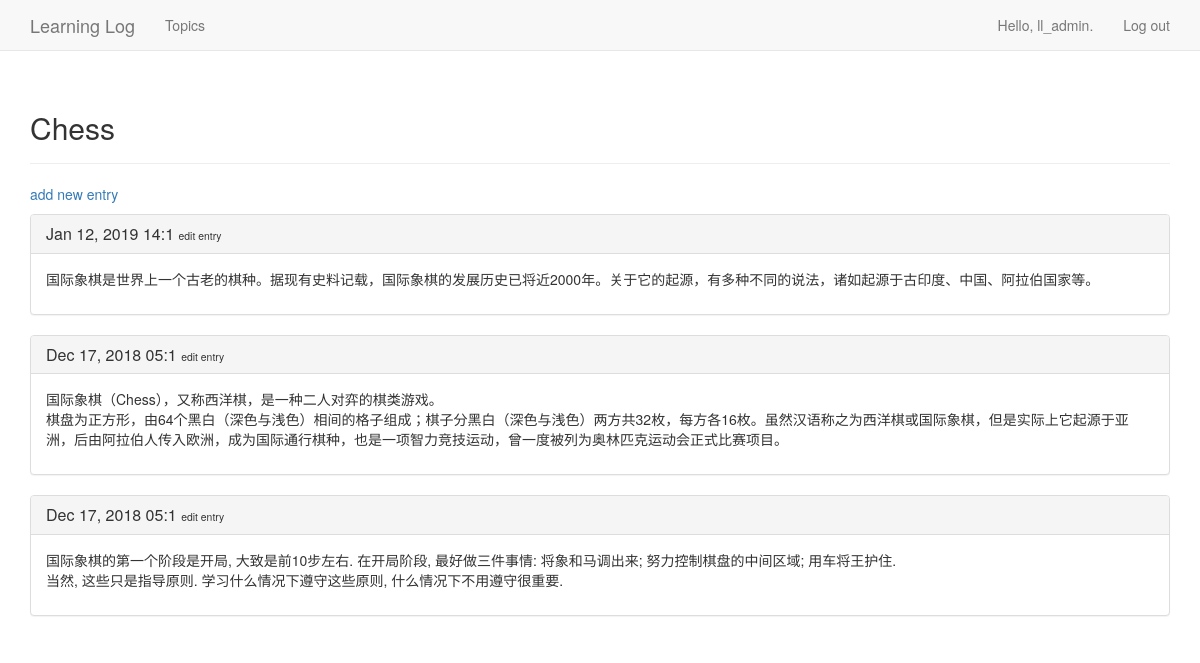
The page /topics/1/ (signed in) on the database its author committed.
### learning_logs/models.py (models this page shows, shortened)
class Topic(models.Model):
    text = models.CharField(max_length=200)
    date_added = models.DateTimeField(auto_now_add=True)
    owner = models.ForeignKey(User)
    def __str__(self):
        return self.text

class Entry(models.Model):
    topic = models.ForeignKey(Topic, on_delete=models.CASCADE)
    text = models.TextField()
    date_added = models.DateTimeField(auto_now_add=True)
    class Meta:
        verbose_name_plural = 'entries'

### learning_logs/views.py (the view)
# urls.py: url(r'^topics/(?P<topic_id>\d+)/$', views.topic, name='topic'),
@login_required
def topic(request, topic_id):
    topic = Topic.objects.get(id=topic_id)
    if topic.owner != request.user:
        raise Http404
    entries = topic.entry_set.order_by('-date_added')
    context = {'topic':topic, 'entries':entries}
    return render(request, 'learning_logs/topic.html', context)

### learning_logs/templates/learning_logs/topic.html
{% extends 'learning_logs/base.html' %}
{% block header %}
  <h2>{{ topic }}</h2>
{% endblock header %}
{% block content %}
  <p>
    <a href="{% url 'learning_logs:new_entry' topic.id %}">add new entry</a>
  </p>
  {% for entry in entries %}
    <div class="panel panel-default">
        <div class="panel-heading">
          <h3 class="panel-title">
            {{ entry.date_added|date:'M d, Y H:1' }}
            <small>
              <a href="{% url 'learning_logs:edit_entry' entry.id %}">edit entry</a>
            </small>
          </h3>
        </div>
        <div class="panel-body">
          {{ entry.text|linebreaks }}
        </div>
    </div>
  {% empty %}
    There are no entries for this topic yet.
  {% endfor %}
{% endblock content %}

### learning_logs/templates/learning_logs/base.html (shortened to what this page needs)
{% load bootstrap3 %}
<!DOCTYPE html>
<html lang="en">
  <head>
    {% bootstrap_css %}
  </head>
  <body>
    <nav class="navbar navbar-default navbar-static-top">
      <div class="container">
        <div class="navbar-header">
          <a class="navbar-brand" href="{% url 'learning_logs:index' %}">Learning Log</a>
        </div>
        <div id="navbar" class="navbar-collapse collapse">
          <ul class="nav navbar-nav">
            <li><a href="{% url 'learning_logs:topics' %}">Topics</a></li>
          </ul>
          <ul class="nav navbar-nav navbar-right">
            {% if user.is_authenticated %}
              <li><a>Hello, {{ user.username }}.</a></li>
              <li><a href="{% url 'users:logout' %}">Log out</a></li>
            {% else %}
              <li><a href="{% url 'users:register' %}">register</a></li>
              <li><a href="{% url 'users:login' %}">log in</a></li>
            {% endif %}
          </ul>
        </div>
      </div>
    </nav>
    <div class="container">
      <div class="page-header">
        {% block header %}{% endblock header %}
      </div>
      <div>
        {% block content %}{% endblock content %}
      </div>
    </div>
  </body>
</html>

### rows shown on the page
Topic: text "Chess"
Entry: date_added "Jan 12, 2019 14:1", text "国际象棋是世界上一个古老的棋种。据现有史料记载，国际象棋的发展历史已将近2000年。关于它的起源，有多种不同的说法，诸如起源于古印度、中国、阿拉伯国家等。"
Entry: date_added "Dec 17, 2018 05:1", text "国际象棋（Chess），又称西洋棋，是一种二人对弈的棋类游戏。 棋盘为正方形，由64个黑白（深色与浅色）相间的格子组成；棋子分黑白（深色与浅色）两方共32枚，每方各16枚。虽然汉语称之为西洋棋或国际象棋，但是实际上它起源于亚洲，后由阿拉伯人传入欧洲，成为国际通行棋种，也是一项智力竞技运动，曾一度被列为奥林匹克运动会正式比赛项目。"
Entry: date_added "Dec 17, 2018 05:1", text "国际象棋的第一个阶段是开局, 大致是前10步左右. 在开局阶段, 最好做三件事情: 将象和马调出来; 努力控制棋盘的中间区域; 用车将王护住. 当然, 这些只是指导原则. 学习什么情况下遵守这些原则, 什么情况下不用遵守很重要."

### other values the page prints
{{ user.username }} "ll_admin"
